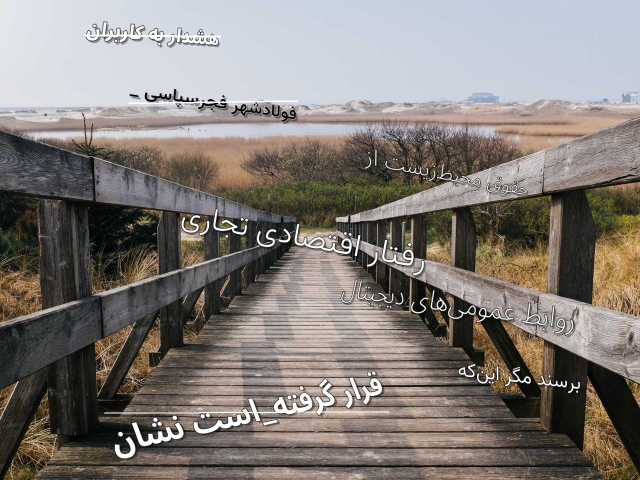
#> input picture data/datasets/detection/images/image_0000.jpg, 1280 x 960 px (shown at 1/2 size)
$ python -i preprocess.py   (imports and definitions only)
#> lines starting #> are read from the running program, lines starting #| are printed output that depends on the picture
#> further down, picture is the input picture: shape (960, 1280, 3); mean B, G, R 120.1, 124.5, 130.7
# -*- coding: utf-8 -*-
"""
Crop enhancement before Recognition.

Hezar and the local CRNN both degrade on low-contrast / noisy patches.
We do not binarize by default (that destroys trained appearance); we
amplify local contrast and suppress speckle, then optionally retry with
adaptive threshold when the first decode looks like collapsed garbage.
"""

from collections import Counter

import cv2
import numpy as np


def looks_garbage(text):
    """Repeating one letter (لالالا / ششش) is a classic CTC/Hezar failure mode."""
    compact = "".join(ch for ch in (text or "") if not ch.isspace())
    if len(compact) < 6:
        return False
    counts = Counter(compact)
    top = counts.most_common(1)[0][1]
    return (top / len(compact)) >= 0.42


def enhance_crop(bgr):
    """CLAHE + bilateral denoise + mild sharpen. Keeps 3 channels."""
    if bgr is None or bgr.size == 0:
        return bgr
    img = bgr
    h, w = img.shape[:2]
#> h = 960; w = 1280
    if h < 36:
        scale = 36.0 / max(h, 1)
        img = cv2.resize(img, (max(8, int(w * scale)), 36), interpolation=cv2.INTER_CUBIC)
    lab = cv2.cvtColor(img, cv2.COLOR_BGR2LAB)
#> lab: shape (960, 1280, 3); mean of channels 0, 1, 2 130.7, 129.9, 131.6
    l_ch, a_ch, b_ch = cv2.split(lab)
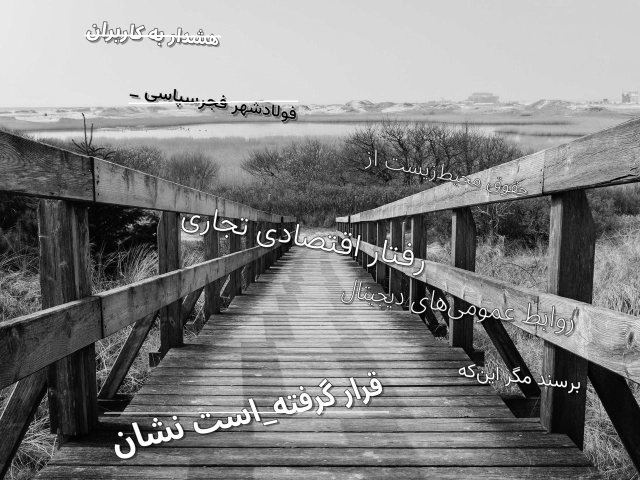
#> l_ch: shape (960, 1280) (shown at 1/2 size); min 0, max 255, mean 130.7
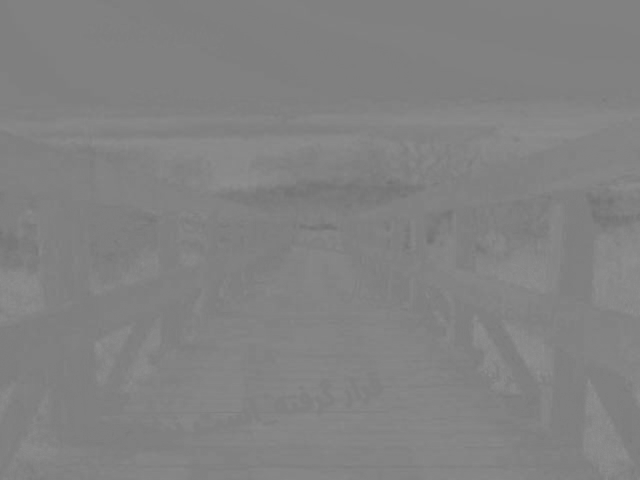
#> a_ch: shape (960, 1280) (shown at 1/2 size); min 112, max 147, mean 129.9
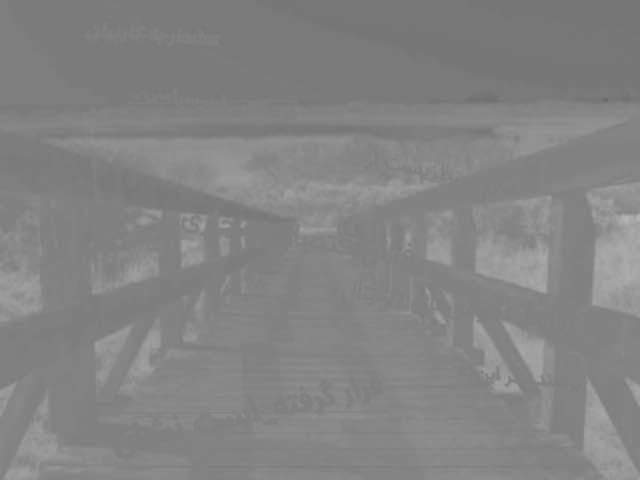
#> b_ch: shape (960, 1280) (shown at 1/2 size); min 103, max 184, mean 131.6
    clahe = cv2.createCLAHE(clipLimit=2.6, tileGridSize=(8, 8))
    l_ch = clahe.apply(l_ch)
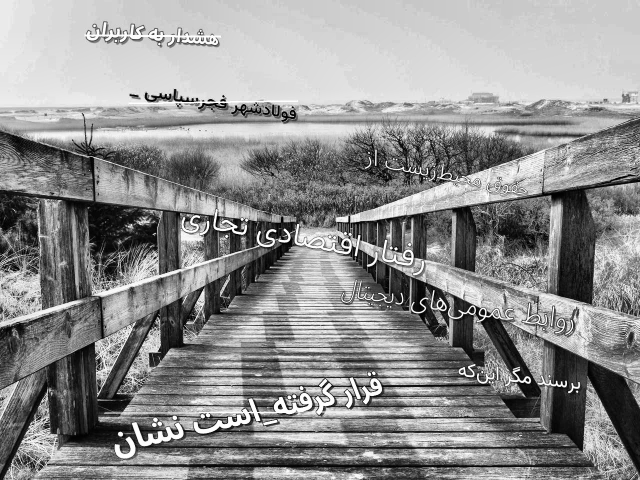
#> l_ch: shape (960, 1280) (shown at 1/2 size); min 0, max 255, mean 143.2
    lab = cv2.merge([l_ch, a_ch, b_ch])
#> lab: shape (960, 1280, 3); mean of channels 0, 1, 2 143.2, 129.9, 131.6
    img = cv2.cvtColor(lab, cv2.COLOR_LAB2BGR)
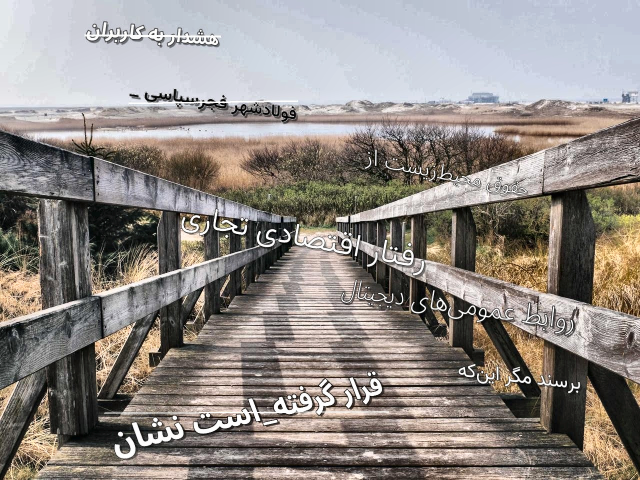
#> img: shape (960, 1280, 3) (shown at 1/2 size); mean B, G, R 132.4, 137, 143.5
    img = cv2.bilateralFilter(img, 5, 40, 40)
    blur = cv2.GaussianBlur(img, (0, 0), 1.0)
    img = cv2.addWeighted(img, 1.35, blur, -0.35, 0)
    return img


def binarize_crop(bgr):
    """Fallback for very noisy backgrounds: adaptive threshold as a 3-channel image."""
    gray = cv2.cvtColor(bgr, cv2.COLOR_BGR2GRAY)
    gray = cv2.GaussianBlur(gray, (3, 3), 0)
    bw = cv2.adaptiveThreshold(
        gray, 255, cv2.ADAPTIVE_THRESH_GAUSSIAN_C, cv2.THRESH_BINARY, 31, 11
    )
    # Prefer dark text on light paper; invert if the crop is mostly black.
    if bw.mean() < 127:
        bw = 255 - bw
    return cv2.cvtColor(bw, cv2.COLOR_GRAY2BGR)

>>> import cv2
>>> picture = cv2.imread('../data/datasets/detection/images/image_0000.jpg')
>>> result = enhance_crop(picture)

$ run again, on data/datasets/detection/images/image_0001.jpg
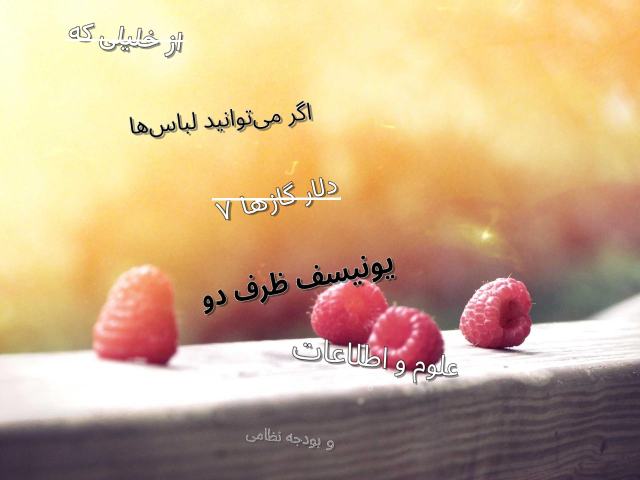
#> input picture data/datasets/detection/images/image_0001.jpg, 1280 x 960 px (shown at 1/2 size)
#> picture is the input picture: shape (960, 1280, 3); mean B, G, R 135.4, 172.2, 202.3
#> in enhance_crop, `l_ch = clahe.apply(l_ch)`:
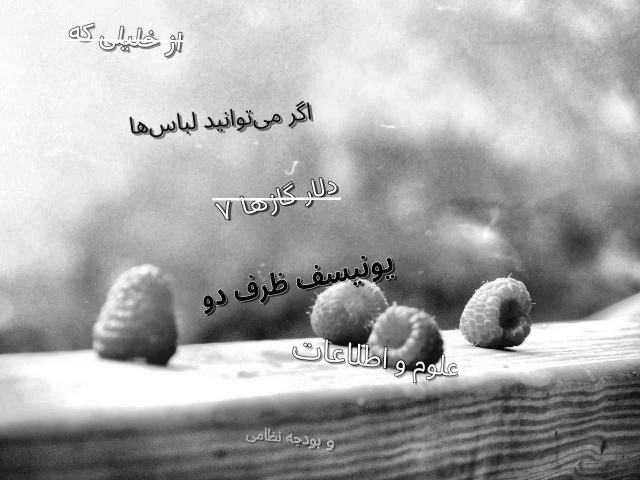
#> l_ch: shape (960, 1280) (shown at 1/2 size); min 1, max 255, mean 168.6
#> in enhance_crop, `img = cv2.cvtColor(lab, cv2.COLOR_LAB2BGR)`:
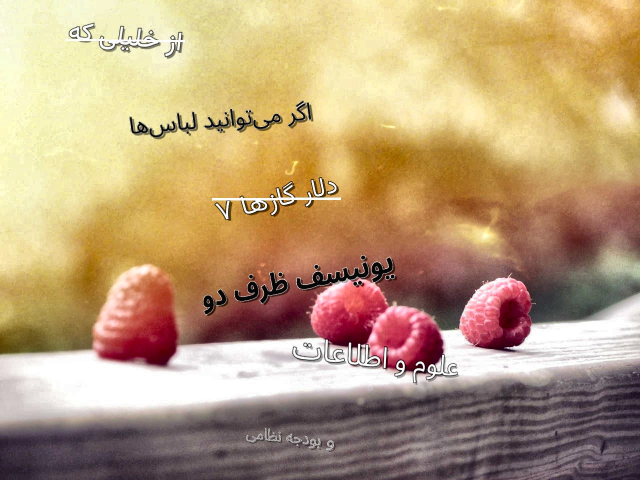
#> img: shape (960, 1280, 3) (shown at 1/2 size); mean B, G, R 121.2, 157.4, 186

$ run again, on data/datasets/detection/images/image_0002.jpg
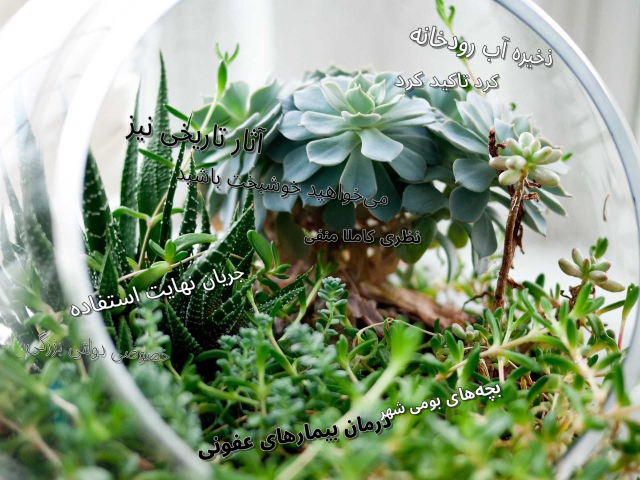
#> input picture data/datasets/detection/images/image_0002.jpg, 1280 x 960 px (shown at 1/2 size)
#> picture is the input picture: shape (960, 1280, 3); mean B, G, R 126.8, 154, 136.7
#> in enhance_crop, `l_ch = clahe.apply(l_ch)`:
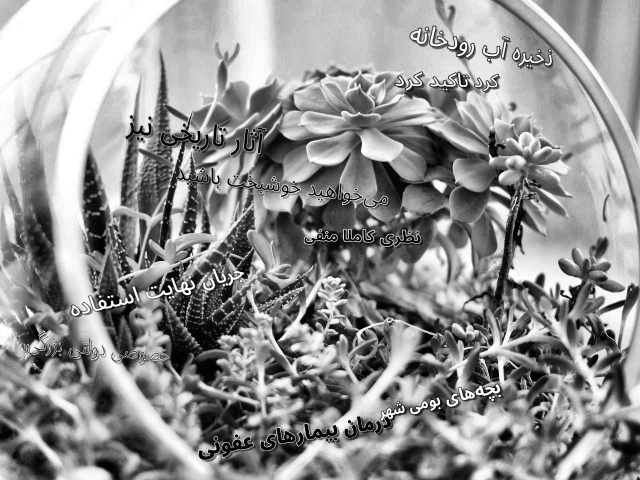
#> l_ch: shape (960, 1280) (shown at 1/2 size); min 0, max 255, mean 146.5
#> in enhance_crop, `img = cv2.cvtColor(lab, cv2.COLOR_LAB2BGR)`:
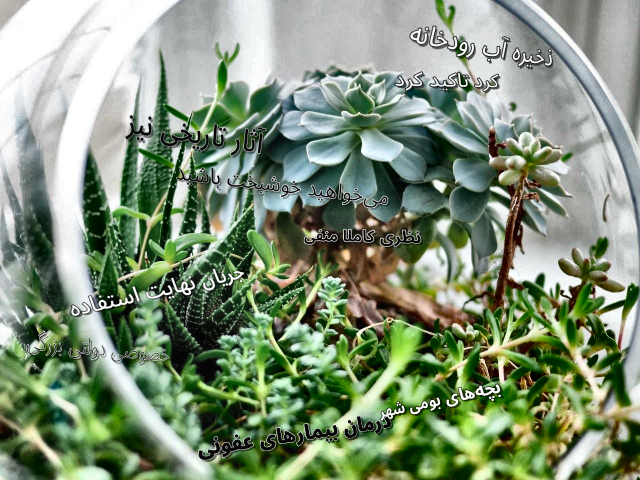
#> img: shape (960, 1280, 3) (shown at 1/2 size); mean B, G, R 120.1, 145.9, 128.8

$ run again, on data/datasets/detection/images/image_0003.jpg
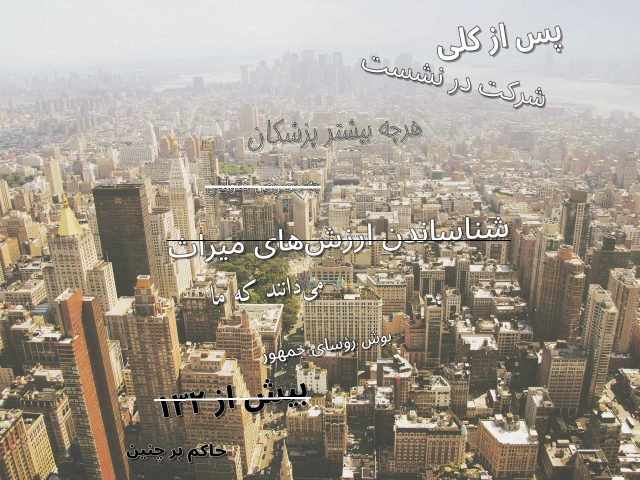
#> input picture data/datasets/detection/images/image_0003.jpg, 1280 x 960 px (shown at 1/2 size)
#> picture is the input picture: shape (960, 1280, 3); mean B, G, R 141.9, 155.2, 164.3
#> in enhance_crop, `l_ch, a_ch, b_ch = cv2.split(lab)`:
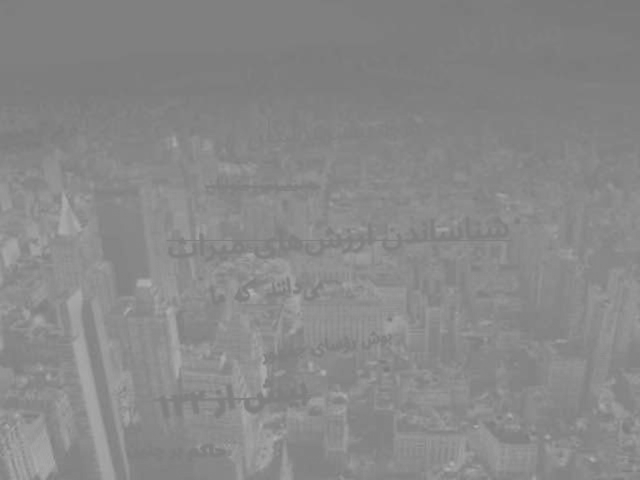
#> b_ch: shape (960, 1280) (shown at 1/2 size); min 121, max 179, mean 136.5
#> in enhance_crop, `img = cv2.cvtColor(lab, cv2.COLOR_LAB2BGR)`:
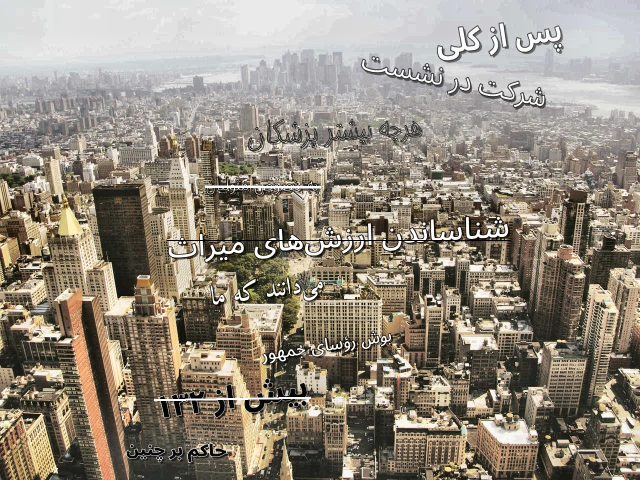
#> img: shape (960, 1280, 3) (shown at 1/2 size); mean B, G, R 125.4, 138.6, 147.3
